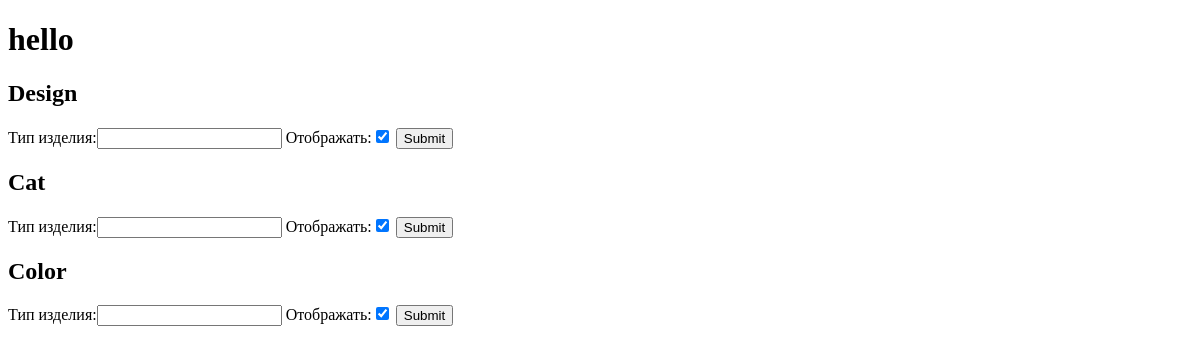
The page /design/ on the database as committed earlier.
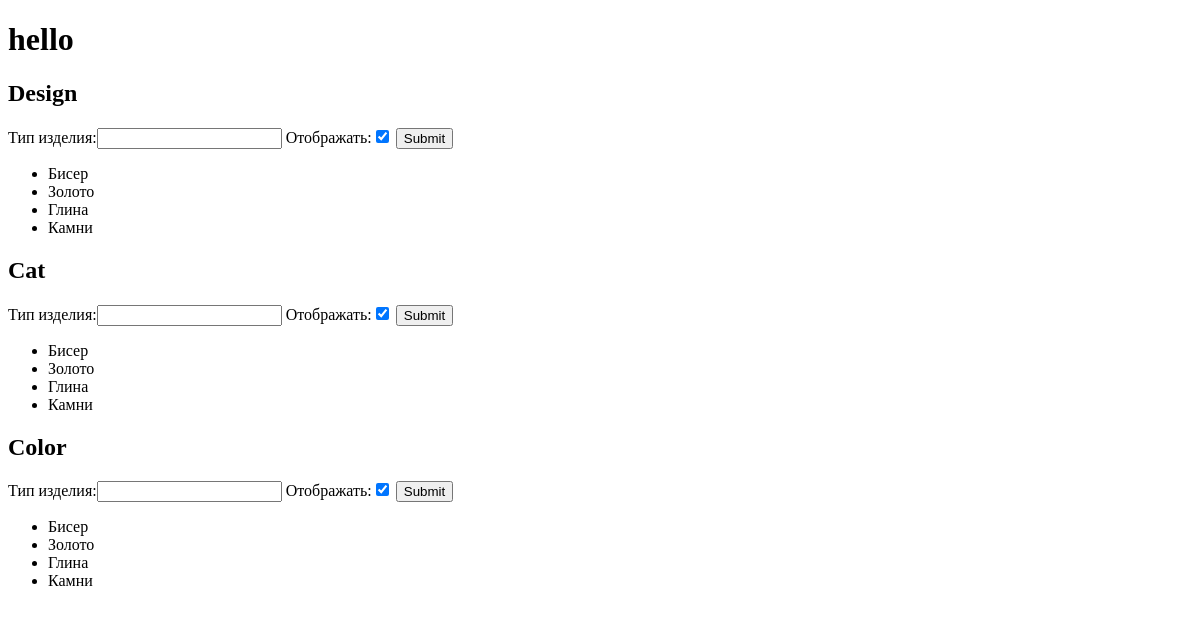
The same page on the database as committed later.
### sonic_beejoo/models.py (models this page shows, shortened)
class DesignType(models.Model):
    name = models.CharField('Тип изделия', max_length=50, blank=False, unique=True)
    is_displayed = models.BooleanField('Отображать', default=True)
    class Meta:
        verbose_name_plural = 'Состав'

### sonic_beejoo/views.py (the view, shortened to what this page needs)
# urls.py: url(r'^design/', design_type, name='create_des'),
def design_type(request):
    if request.method == 'GET':
        des = DesignType.objects.all().filter(is_displayed=True)
        form = DesignTypeForm()
        c = {'designs': des, 'form': form}
        return render(request,'sonic_beejoo/attributes.html', c)
    return HttpResponse(status=405)

### sonic_beejoo/forms.py
class DesignTypeForm(forms.ModelForm):
    class Meta:
        model = DesignType
        fields = '__all__'

### sonic_beejoo/templates/sonic_beejoo/attributes.html (shortened to what this page needs)
<!DOCTYPE html>
<html lang="en">
<head>
</head>
<body>
<h1>hello</h1>
<form action="{% url 'create_des' %}" method="POST">
    <h2>Design</h2>
    {{ form }}
    <input type="submit" value="Submit" />
</form>
<ul>
{% for design in designs %}
    <li>{{ design.name }}</li>
{% endfor %}
</ul>
<form action="{% url 'create_cat' %}" method="POST">
    <h2>Cat</h2>
    {{ form }}
    <input type="submit" value="Submit" />
</form>
<ul>
{% for design in designs %}
    <li>{{ design.name }}</li>
{% endfor %}
</ul>
<form action="{% url 'create_col' %}" method="POST">
    <h2>Color</h2>
    {{ form }}
    <input type="submit" value="Submit" />
</form>
<ul>
{% for design in designs %}
    <li>{{ design.name }}</li>
{% endfor %}
</ul>
</body>
</html>

Rows that differ between the two databases and show on the page:
added DesignType: name "Бисер"
added DesignType: name "Золото"
added DesignType: name "Глина"
added DesignType: name "Камни"
